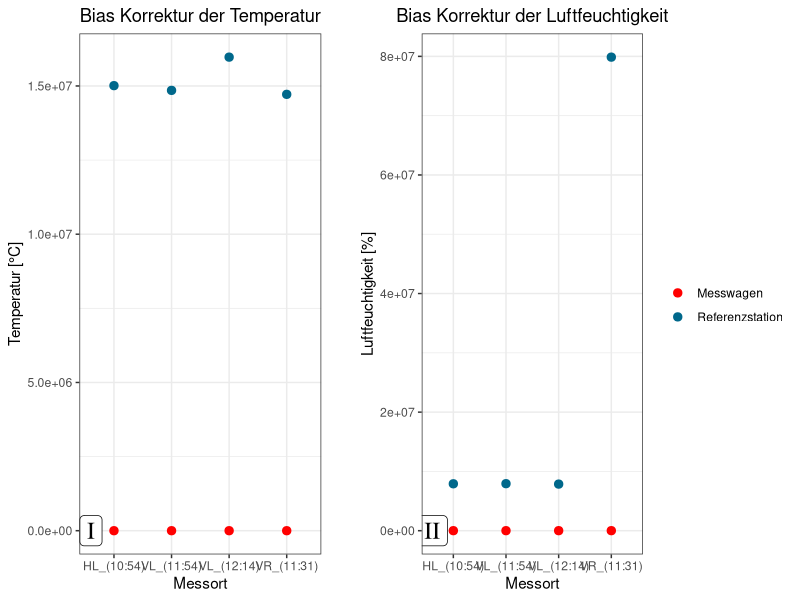

Generate this figure with R:
## ---- chunk 1
library(ggplot2)
## ---- chunk 2
data = readr::read_csv2("../data/Bias_CSV.csv")
## ---- chunk 3
# Messwagen

eWt = 0.1
eWlfk = 1.5

#Bernometer

eSt = 0.2
eSlfk = 1.8
## ---- chunk 4
colors = c("Messwagen" = "red", "Referenzstation" = "deepskyblue4")
## ---- chunk 5

#Open jpeg
jpeg("../Images/Bias_Correction/Bias_corr.jpeg", height = 486, width = 1200, res = 108)

#Creating temperature plot
p1 = ggplot(data, aes(x = Messort)) + #x-Axis
  geom_errorbar(aes(ymin = T_Messwagen - eWt, ymax = T_Messwagen + eWt), width = 0.1) + #Errorbar Messwagen
  geom_errorbar(aes(ymin = T_Messstation - eSt, ymax = T_Messstation + eSt), width = 0.1) + #Errorbar Messstation
  geom_point(aes(y = T_Messstation, color = "Referenzstation"), size = 2.5) + #Points Messstation
  geom_point(aes(y = T_Messwagen, color = "Messwagen"), size = 2.5) + #Points Messwagen
  labs(y = "Temperatur [°C]", x = "Messort", color = "") + #Axis label & Legend
  ggtitle("Bias Korrektur der Temperatur") + #Title
  scale_color_manual(values = colors) + #Legend element color
  annotate(geom = "label", x = 0.6, y = 1.79, label = "I", family = "serif", size = 6) + #Plot number
  theme_bw() + #Plot aesthetic
  theme(legend.position = "none") + #Only one legend needed, so hide this
  theme(plot.margin = margin(0.2, 2, 0.2, 0.2, "cm")) + #Set Plot margins
  theme(plot.title = element_text(hjust = 0.5)) #Center title

#Creating relative air humidity plot
p2 = ggplot(data, aes(x = Messort)) + #x-Axis
  geom_errorbar(aes(ymin = LF_Messwagen - eWlfk, ymax = LF_Messwagen + eWlfk), width = 0.1) + #Errorbar Messwagen
  geom_errorbar(aes(ymin = LF_Messstation - eSlfk, ymax = LF_Messstation + eSlfk), width = 0.1) + #Errorbar Messstation
  geom_point(aes(y = LF_Messstation, color = "Referenzstation"), size = 2.5) + #Points Messstation
  geom_point(aes(y = LF_Messwagen, color = "Messwagen"), size = 2.5) + #Points Messwagen
  labs(y = "Luftfeuchtigkeit [%]", x = "Messort", color = "") + #Axis label & Legend
  ggtitle("Bias Korrektur der Luftfeuchtigkeit") + #Title
  scale_color_manual(values = colors) + #Legend element color
  annotate(geom = "label", x = 0.6, y = 81.5, label = "II", family = "serif", size = 6) + #Plot number
  theme_bw() + #Plot aesthetic
  theme(plot.margin = margin(0.2, 0.2, 0.2, -1, "cm")) + #Set Plot margins
  theme(plot.title = element_text(hjust = 0.5)) #Center title

#Combine plots
cowplot::plot_grid(p1, p2)

#Close and safe jpeg
dev.off()

